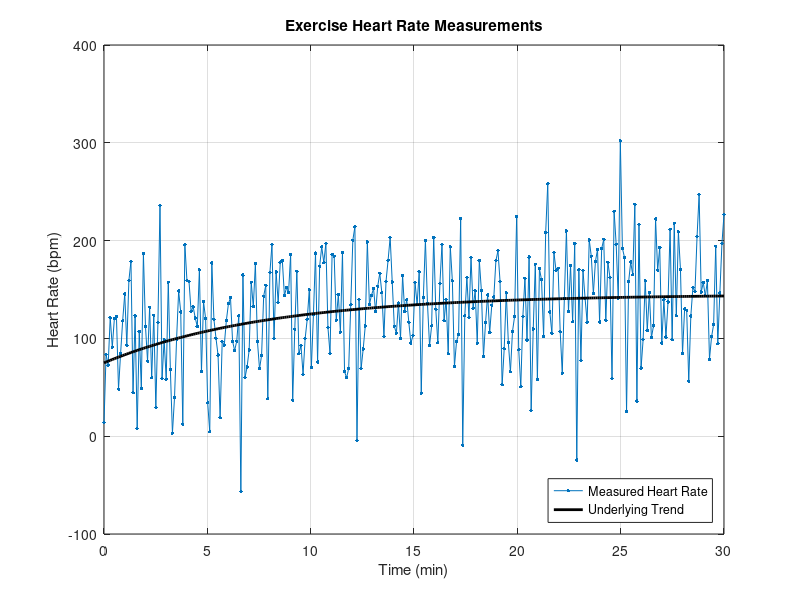

Here is the MATLAB script that generated this plot:
%[text] [⇦ Return to CopilotForLearners.m](file:../Scripts/CopilotForLearners.m:M_148a)
%%\ Simulated heart rate data

% Time (minutes)
t = linspace(0,30,300);

% Underlying heart rate trend
hrTrend = 75 + 70*(1 - exp(-t/8));

% Simulated physiological variation
hrVariation = 4*sin(0.8*t) + 2*sin(3*t);

% Measurement noise
noise = 50*randn(size(t));

% Recorded heart rate
heartRate = hrTrend + hrVariation + noise;

% Plot trend line
figure
plot(t,heartRate,'.-','MarkerSize',8)
hold on
plot(t,hrTrend,'k','LineWidth',2)

xlabel('Time (min)')
ylabel('Heart Rate (bpm)')
title('Exercise Heart Rate Measurements')
legend('Measured Heart Rate','Underlying Trend',"Location","southeast")
grid on
%[text] [⇦ Return to CopilotForLearners.m](file:../Scripts/CopilotForLearners.m:M_148a)
%%
%[text] ## Help us Improve
%[text] [Share your feedback](<matlab: ShareFeedback>) to help us improve this module.

%[appendix]{"version":"1.0"}
%---
%[metadata:view]
%   data: {"layout":"onright","rightPanelPercent":40}
%---
